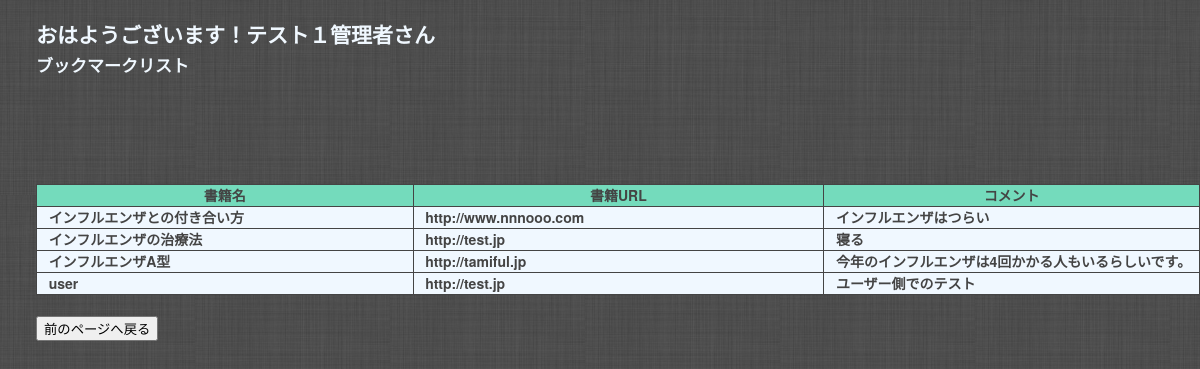
The page /bookmarkread.php (signed in) on the database its author committed.
### tables this page shows
CREATE TABLE IF NOT EXISTS `gs_bm_table` (
`id` int(12) NOT NULL,
  `bname` varchar(64) NOT NULL,
  `burl` text NOT NULL,
  `bcmt` text NOT NULL,
  `indate` datetime NOT NULL
);

### bookmarkread.php (the view, shortened to what this page needs)
<?php
include("funcs.php");
$pdo = db_con();
$stmt = $pdo->prepare("SELECT * FROM gs_bm_table");
$status = $stmt->execute();
$view="";
if($status==false) {
  $error = $stmt->errorInfo();
  exit("sqlerror2:".$error[2]);
}else{
  while( $res = $stmt->fetch(PDO::FETCH_ASSOC)){
  $view .= '<tr><td>'.$res["bname"].'</td><td>'.$res["burl"].'</td><br><td>'.$res["bcmt"].'</td></tr>';
  }
}
?>
<!doctype html>
<html lang="ja">
<head>
<link rel="stylesheet" href="css/base.css">
<link rel="stylesheet" href="css/bookmarkread1.css">
</head>
<body>
<div id="brtop">
  <br>
  <h4><?php time1() ?><?php  echo $_SESSION['name'].'さん'?></h4>
  <h5>ブックマークリスト</h5>
</div>
<div id="booklist1">
  <table>
    <tr>
    <th>書籍名</th>
    <th>書籍URL</th>
    <th>コメント</th>
    </tr>
    <?php echo $view;?>
　 </table>
</div>
<div id="return">
  <br>
  <p><input type="button" value="前のページへ戻る" onclick="history.back()"></p>
</div>
</body>
</html>

### css/base.css (style rules this page uses)
html, body, div, span, applet, object, iframe, h1, h2, h3, h4, h5, h6, p, blockquote, pre, a, abbr, acronym, address, big, cite, code, del, dfn, em, img, ins, kbd, q, s, samp, small, strike, strong, sub, sup, tt, var, b, u, i, center, dl, dt, dd, ol, ul, li, fieldset, form, label, legend, table, caption, tbody, tfoot, thead, tr, th, td, article, aside, canvas, details, embed, figure, figcaption, footer, header, hgroup, menu, nav, output, ruby, section, summary, time, mark, audio, video { margin: 0; padding: 0; border: 0; font-size: 100%; font: inherit; vertical-align: baseline; }
body { line-height: 1; }
table { border-collapse: collapse; border-spacing: 0; }
body { background: url(../images/bg.jpg) #10a5d3; font: 14px/21px "HelveticaNeue", "Helvetica Neue", Helvetica, Arial, sans-serif; color: #444; -webkit-font-smoothing: antialiased; -webkit-text-size-adjust: none; }
h1, h2, h3, h4, h5, h6 { color: #181818; font-family: "Georgia", "Times New Roman", Helvetica, Arial, sans-serif; font-weight: normal; }
h4 { font-size: 21px; line-height: 30px; margin-bottom: 4px; }
h5 { font-size: 17px; line-height: 24px; }
p { margin: 0 0 20px; }

### css/bookmarkread1.css (style rules this page uses)
#brtop h4 { color: aliceblue; padding-left: 3%; font-weight: 700; }
#brtop h5 { color: aliceblue; padding-left: 3%; font-weight: 600; }
#booklist1 { padding-left: 3%; }
#booklist1 th { background-color: rgb(116, 219, 188); border: solid 1px; width: 500px; font-weight: 600; }
#booklist1 td { background-color: aliceblue; border: solid 1px; padding-left: 1%; font-weight: 700; }
#return { padding-left: 3%; }

### rows shown on the page
gs_bm_table: bname "インフルエンザとの付き合い方", burl "http://www.nnnooo.com", bcmt "インフルエンザはつらい"
gs_bm_table: bname "インフルエンザの治療法", burl "http://test.jp", bcmt "寝る"
gs_bm_table: bname "インフルエンザA型", burl "http://tamiful.jp", bcmt "今年のインフルエンザは4回かかる人もいるらしいです。"
gs_bm_table: bname "user", burl "http://test.jp", bcmt "ユーザー側でのテスト"

### other values the page prints
$_SESSION['name'] "テスト１管理者"
